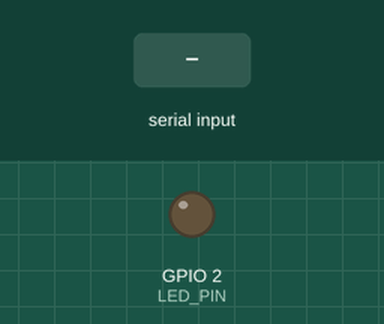
Bench run of a sketch on a simulated ESP32. Shown: output pins drawn as LEDs (lit = HIGH). The inputs (shaded band) are chosen by the test bench. What the sketch prints to the serial monitor is not drawn.

Above: at 1.2 s.
1.3 s: "1\n" received over the second serial link
At 2.5 s:
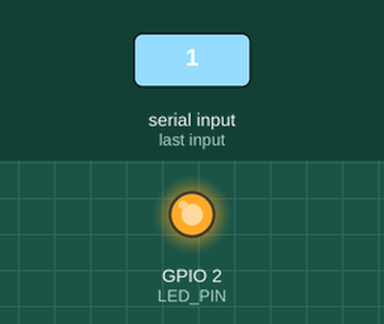
2.8 s: "0\n" received over the second serial link
At 3.7 s:
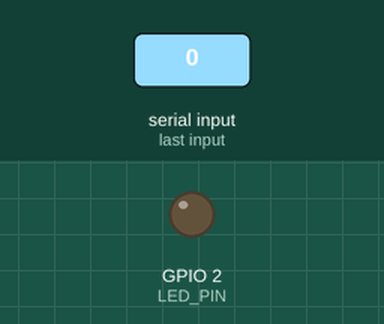
Timing chart, 0 to 5.8 s (numbered marks = the images above; inputs shaded):
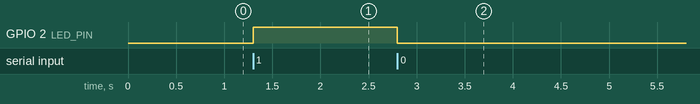

The sketch:

bluetooth.ino
```cpp
// ব্লুটুথে বাতি: ফোন থেকে "1" পাঠালে D2-এর LED জ্বলে, "0" পাঠালে নেভে।
// HC-05-এর TXD যাবে বোর্ডের RX2-তে (GPIO16), RXD যাবে TX2-তে (GPIO17): আড়াআড়ি।

HardwareSerial bt(2);          // ESP32-এর দ্বিতীয় সিরিয়াল পোর্ট
const int LED_PIN = 2;

void setup() {
  Serial.begin(115200);
  bt.begin(9600, SERIAL_8N1, 16, 17);   // HC-05 কারখানা থেকে ৯৬০০ বডে আসে
  pinMode(LED_PIN, OUTPUT);
  Serial.println("ব্লুটুথ চালু: ফোন থেকে 1 বা 0 পাঠাও");
  bt.println("হ্যালো! 1 পাঠালে বাতি জ্বলবে, 0 পাঠালে নিভবে");
}

void loop() {
  if (bt.available()) {
    String command = bt.readStringUntil('\n');   // ফোন প্রতিটা লাইনের শেষে নতুন লাইন পাঠায়
    command.trim();
    Serial.print("ফোন বলল: ");
    Serial.println(command);
    if (command == "1") {
      digitalWrite(LED_PIN, HIGH);
      bt.println("বাতি জ্বলছে");
    } else if (command == "0") {
      digitalWrite(LED_PIN, LOW);
      bt.println("বাতি নিভেছে");
    } else {
      bt.println("বুঝিনি: 1 বা 0 পাঠাও");
    }
  }
}
```

Measured:
- after the input at 1.3 s, GPIO 2 (LED_PIN): LOW → HIGH at once
- after the input at 2.8 s, GPIO 2 (LED_PIN): HIGH → LOW at once
